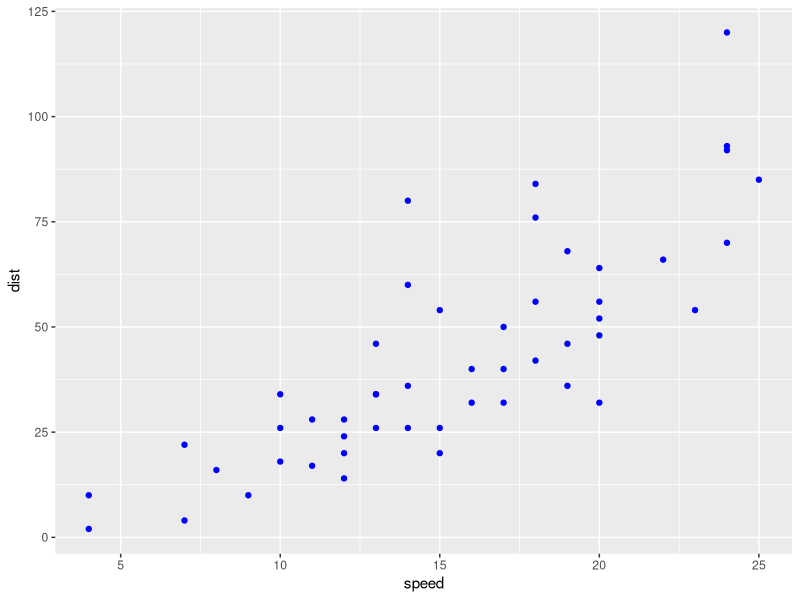
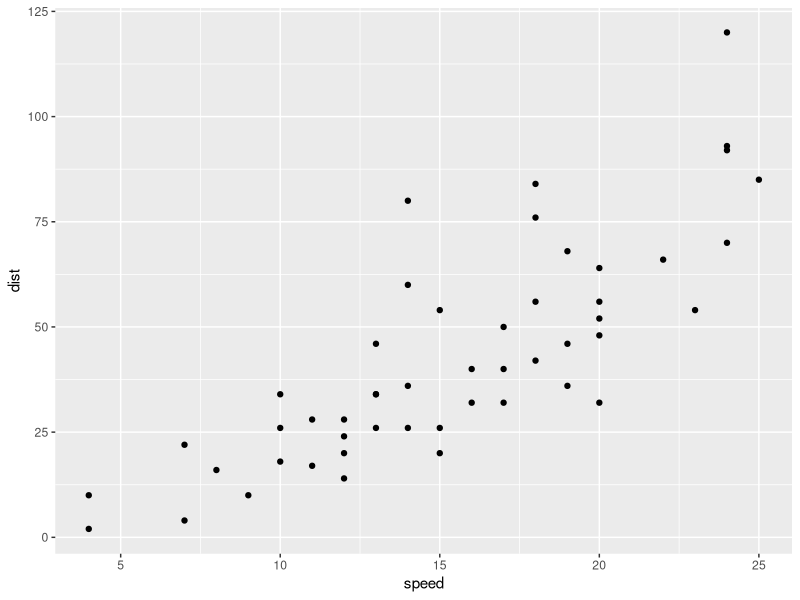

Source code (R) for these figures, in order:
## ---- chunk 1
knitr::opts_chunk$set(echo = TRUE)
options(tidyverse.quiet = TRUE)
## ---- chunk 2
library(tidyverse)

with_defaults <- function(new, default) {
  new <- c(new, default[setdiff(names(default), names(new))])
  default[names(new)] <- new
  default
  }

GeomPoint2 <- ggproto("GeomPoint2", 
                       GeomPoint, 
                       default_aes = with_defaults(aes(color = "blue"), GeomPoint$default_aes))


ggplot(cars) + 
  aes(speed, dist) + 
  layer(stat = StatIdentity, 
        geom = GeomPoint2,
        position = "identity")


qgeom <- function(geom = GeomPoint, new_aes){
  
  ggproto("GeomTemp", geom, default_aes = with_defaults(new_aes, geom$defaul_aes))
  
}

geom_specialpoint <- function(...){
  
  QG <- qgeom_mod(new_aes = aes(color = "blue"))
  
  stat_identity(geom = QG, ...)
  
}

geom_specialpoint <- function(...){
  
  GeomPoint2 <- ggproto("GeomPoint2", GeomPoint)
  
  stat_identity(geom = GeomPoint2, ...)
  
  }


ggplot(cars) + 
  aes(speed, dist) + 
  geom_specialpoint() 



## ---- chunk 3
